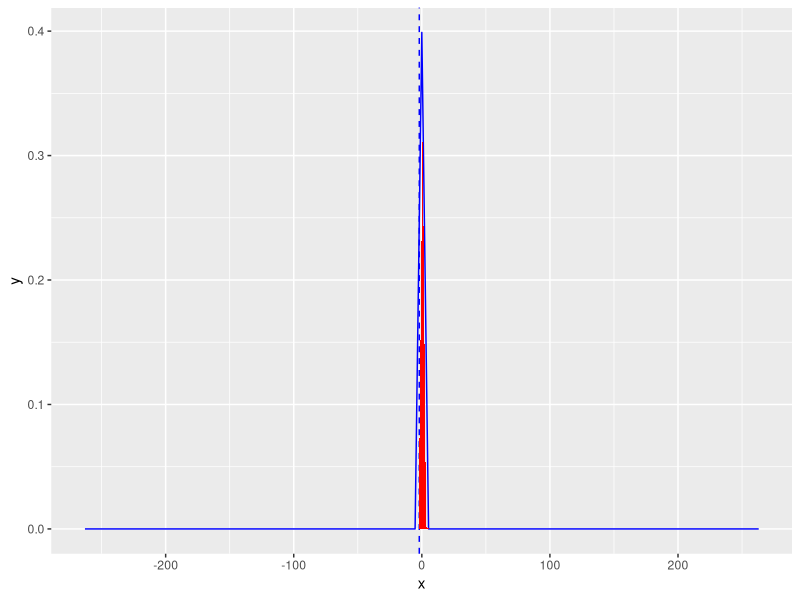
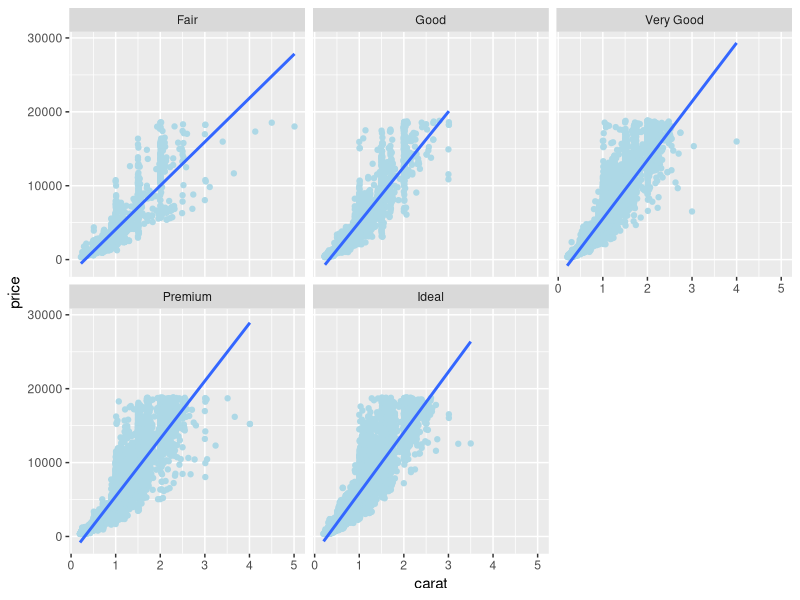

The R source for these figures, in order:
# вычисли уравнения лин регрессии для датасетов anscombe,diamonds
# построим ленейную модель для поиска цен 
# приемлемо обработанного диаманта/идеально обработанного диаманта
library(ggplot2)

ggplot(data.frame(x = c(-263,263)), aes(x)) +
  geom_vline(xintercept = -2, linetype=2, colour="blue") +
  stat_function(fun = dnorm, colour="blue") +
  geom_area(stat = "function", fun = dnorm, fill = "red", xlim = c(-2,263)) 
pnorm(-2, lower.tail = FALSE)

anscombe
# компактно отобразим структуру объекта
str(anscombe)
# подсчитывает базовые статистические критерии(макс/мин, среднее, медиана...) структуры объекта
summary(anscombe)
dput(anscombe)
# вычислим коеф корреляции
cor.test(anscombe$x1, anscombe$y1)
cor.test(anscombe$x2, anscombe$y2)
cor.test(anscombe$x3, anscombe$y3)
cor.test(anscombe$x4, anscombe$y4)

# линейная модель 
fit <- lm(y4 ~ x4, data=anscombe)
summary(fit) 
# уравнение лин регрессии получится
# y=0.5x+3

diamonds
fit2 <- lm(price~carat, data=diamonds)
summary(fit2) # show results

ggplot(data=diamonds, aes(x=carat, y=price)) +
  geom_point(col="lightblue") +
  geom_smooth(method="lm", se=FALSE) +
  facet_wrap(~cut)

# построим модель lin.diamond.ideal для поиска цены
# для идеально обработанного диаманта весом 1 карат
price.ideal <- diamonds$price[diamonds$cut == "Ideal"]
carat.ideal <- diamonds$carat[diamonds$cut == "Ideal"]

lin.diamond.ideal <- lm(price.ideal ~ carat.ideal, data=diamonds)
summary(lin.diamond.ideal)
# y = a * x + b, 
# где a = -2300.37, x=1(карат), b=8192.39
# имеем y=5832,02

# построим модель lin.diamond.fair для поиска цены
# для приемлемо обработанного диаманта весом 1 карат
price.ideal <- diamonds$price[diamonds$cut == "Fair"]
carat.ideal <- diamonds$carat[diamonds$cut == "Fair"]

lin.diamond.fair <- lm(price.ideal ~ carat.ideal, data=diamonds)
summary(lin.diamond.fair)
# y = a * x + b, 
# где a = -1839.07, x=1(карат), b=5924.50
# имеем y=4085.43
